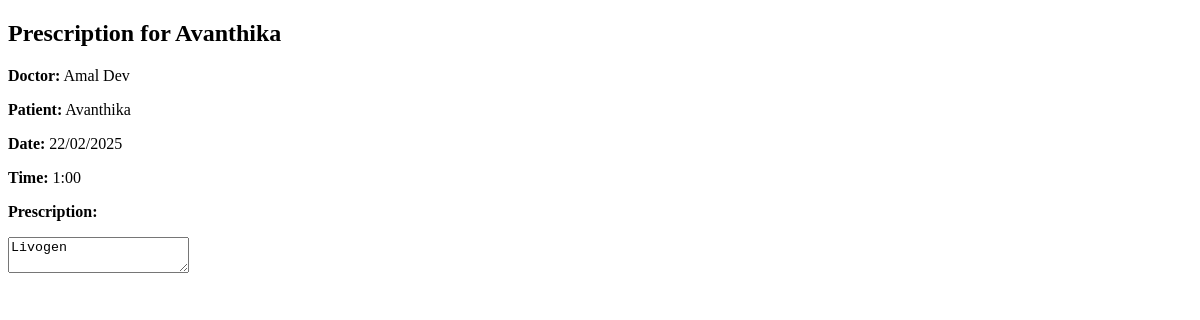
The page /view_prescription/21/ on the database as committed earlier.
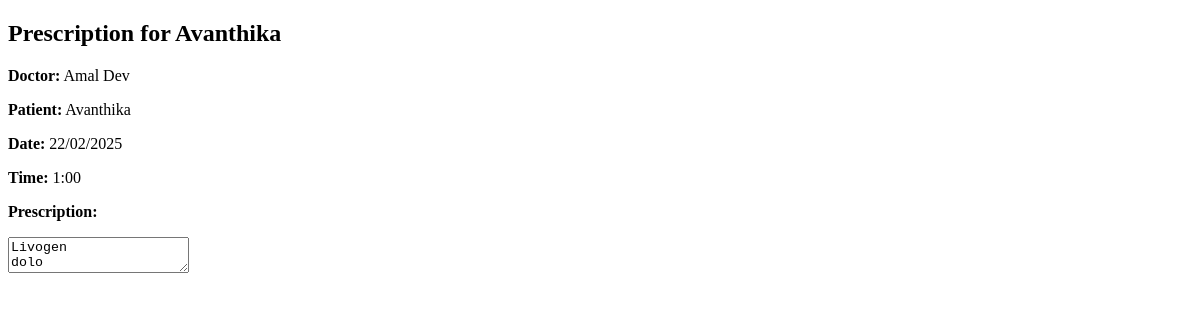
The same page on the database as committed later.
### medico/models.py (models this page shows, shortened)
class Appointment(models.Model):
    date = models.CharField(max_length=15)
    time = models.CharField(max_length=15)
    patient_id = models.ForeignKey(Patient, on_delete=models.CASCADE, null=True, blank=True, related_name='patient_id')
    doctor_id = models.ForeignKey(Doctor, on_delete=models.CASCADE, null=True, blank=True, related_name='doctor_id')
    current_date = models.DateField(auto_now_add=True)
    status=models.CharField(max_length=10,null=True)
    prescription = models.TextField(max_length=200 ,null=True, blank=True)

class Patient(models.Model):
    patient_name = models.CharField(max_length=100)
    address = models.CharField(max_length=100)
    gender = models.CharField(max_length=15)
    date_of_birth = models.CharField(max_length=15)
    contact = models.CharField(max_length=15)
    login_id = models.ForeignKey(Login, on_delete=models.CASCADE, null=True, blank=True)
    MRI = models.CharField(max_length=20, null=True)
    hsp_id = models.ForeignKey(Hospital, on_delete=models.CASCADE, null=True, blank=True)

class Doctor(models.Model):
    doctor_name = models.CharField(max_length=50)
    contact = models.CharField(max_length=15)
    specialization = models.CharField(max_length=25)
    gender = models.CharField(max_length=15)
    age = models.CharField(max_length=3)
    hospital_id = models.ForeignKey(Hospital, on_delete=models.CASCADE, null=True, blank=True, related_name='hospital_id')
    login_id = models.ForeignKey(Login, on_delete=models.CASCADE, null=True, blank=True, related_name='login_id')

### medico/views.py (the view)
# urls.py: path('view_prescription/<int:appointment_id>/', views.view_prescription, name='view_prescription'),
def view_prescription(request, appointment_id):
    appointment = get_object_or_404(Appointment, id=appointment_id)
    return render(request, 'view_prescription.html', {'appointment': appointment})

### medico/templates/view_prescription.html (shortened to what this page needs)
<!DOCTYPE html>
<html lang="en">
<head>
</head>
<body>
    <h2>Prescription for {{ appointment.patient_id.patient_name }}</h2>
    <p><strong>Doctor:</strong> {{ appointment.doctor_id.doctor_name }}</p>
    <p><strong>Patient:</strong> {{ appointment.patient_id.patient_name }}</p>
    <p><strong>Date:</strong> {{ appointment.date }}</p>
    <p><strong>Time:</strong> {{ appointment.time }}</p>
    <p><strong>Prescription:</strong></p>
    <textarea readonly>{{ appointment.prescription }}</textarea>
</body>
</html>

Rows that differ between the two databases and show on the page:
changed Appointment "Avanthika": prescription "Livogen" → "Livogen dolo"
